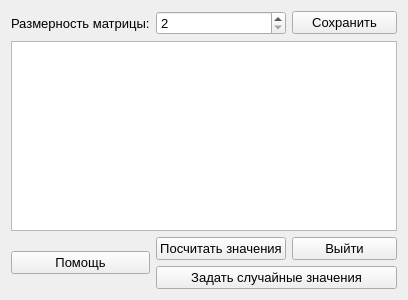
<?xml version="1.0" encoding="UTF-8"?>
<ui version="4.0">
 <class>Form</class>
 <widget class="QWidget" name="Form">
  <property name="geometry">
   <rect>
    <x>0</x>
    <y>0</y>
    <width>408</width>
    <height>300</height>
   </rect>
  </property>
  <property name="font">
   <font>
    <pointsize>10</pointsize>
   </font>
  </property>
  <property name="windowTitle">
   <string>Matriza</string>
  </property>
  <layout class="QGridLayout" name="gridLayout">
   <item row="2" column="1">
    <widget class="QPushButton" name="pushButton_4">
     <property name="text">
      <string>Посчитать значения</string>
     </property>
    </widget>
   </item>
   <item row="2" column="2">
    <widget class="QPushButton" name="pushButton_2">
     <property name="text">
      <string>Выйти</string>
     </property>
    </widget>
   </item>
   <item row="1" column="0" colspan="3">
    <widget class="QTableWidget" name="tableWidget"/>
   </item>
   <item row="0" column="0">
    <widget class="QLabel" name="label">
     <property name="text">
      <string>Размерность матрицы:</string>
     </property>
    </widget>
   </item>
   <item row="0" column="1">
    <widget class="QSpinBox" name="spinBox">
     <property name="minimum">
      <number>2</number>
     </property>
    </widget>
   </item>
   <item row="0" column="2">
    <widget class="QPushButton" name="pushButton">
     <property name="text">
      <string>Сохранить</string>
     </property>
    </widget>
   </item>
   <item row="3" column="1" colspan="2">
    <widget class="QPushButton" name="pushButton_3">
     <property name="text">
      <string>Задать случайные значения</string>
     </property>
    </widget>
   </item>
   <item row="2" column="0" rowspan="2">
    <widget class="QPushButton" name="pushButton_5">
     <property name="text">
      <string>Помощь</string>
     </property>
    </widget>
   </item>
  </layout>
 </widget>
 <resources/>
 <connections/>
</ui>
